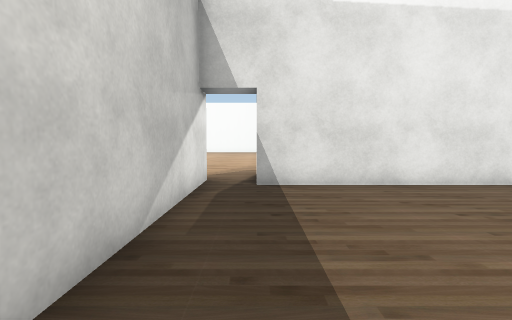
[1] (above)

18 first-person views from a walk through a 3-D level made in the Unity game engine. The camera is 1.2 m above the floor, tilts 4° down and sees 85° across. The floor is counted in squares, 1 m on a side. Each view is taken from the middle of a square. On the plan, view 1 faces up. The plan holds only what a view shows up to about 13 squares ahead; the rest is blank. The player is left out. Some surface patterns are stand-ins.

[2]
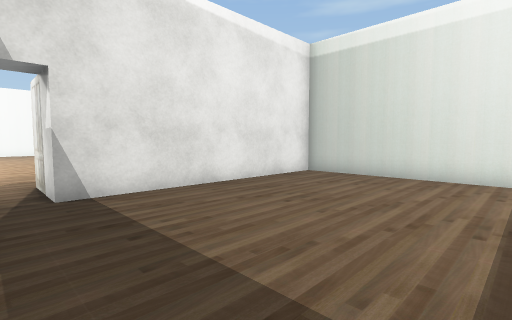

[3]
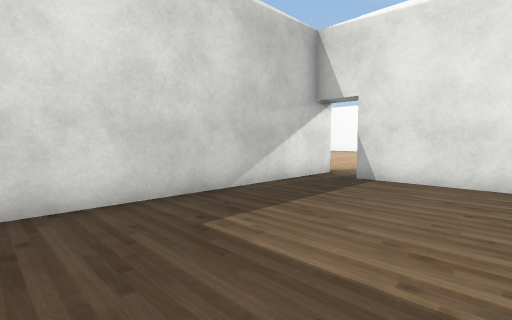

[4]
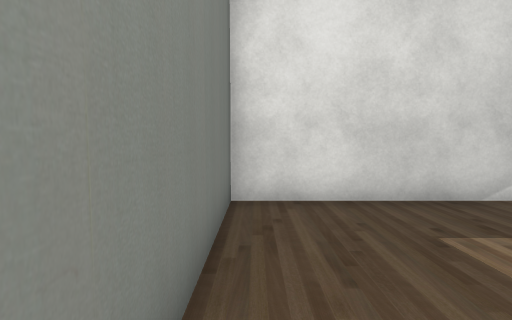

[5]
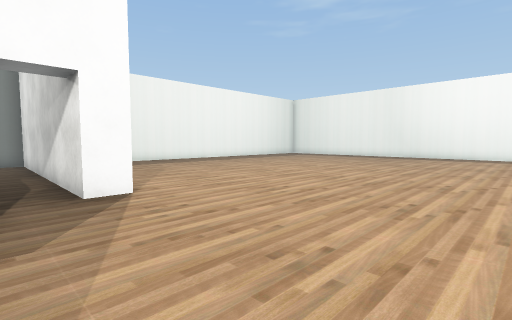

[6]
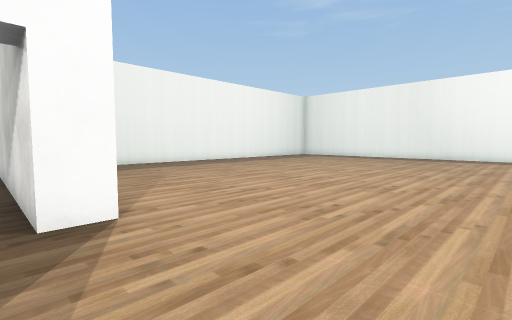

[7]
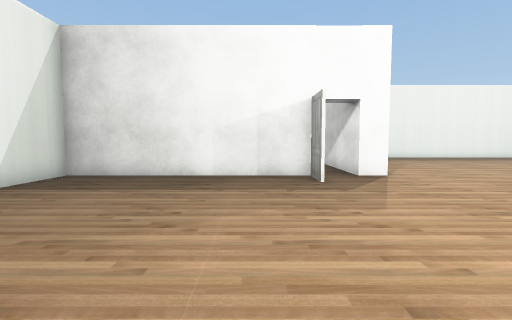

[8]
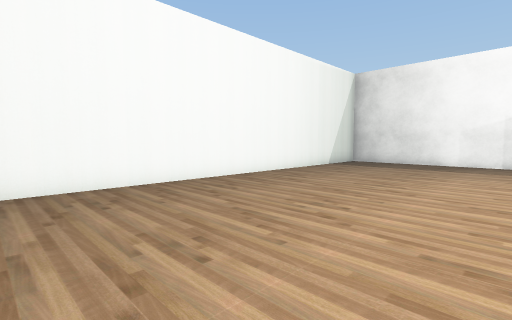

[9]
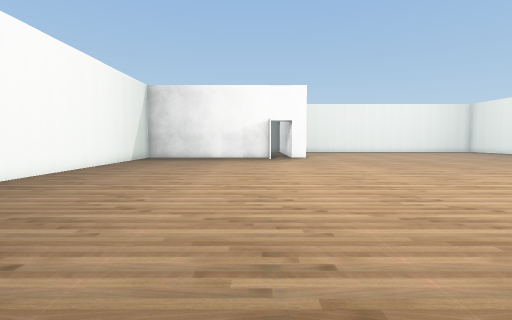

[10]
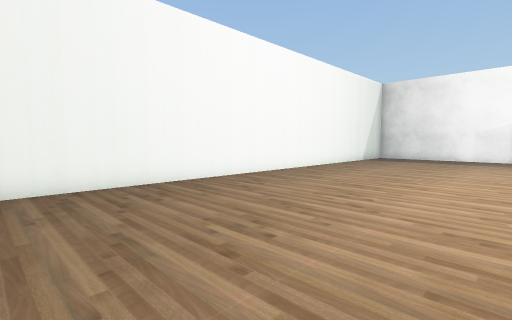

[11]
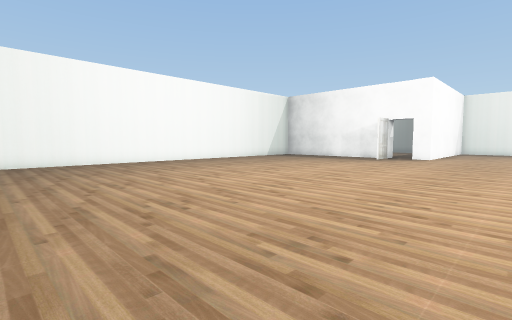

[12]
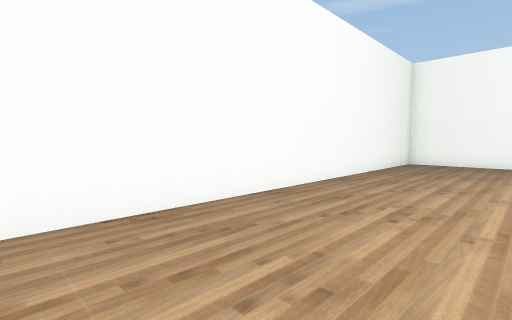

[13]
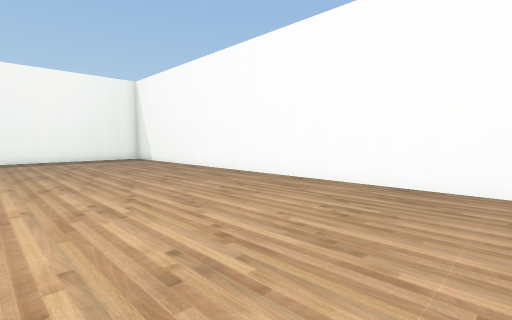

[14]
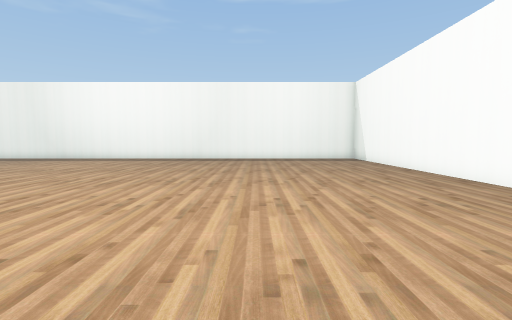

[15]
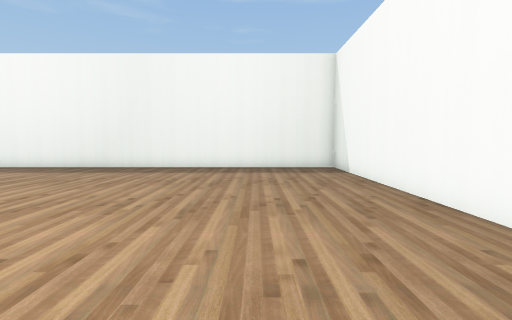

[16]
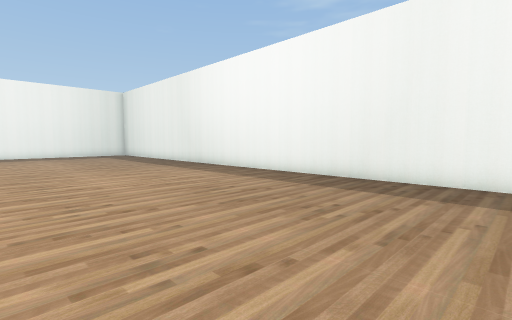

[17]
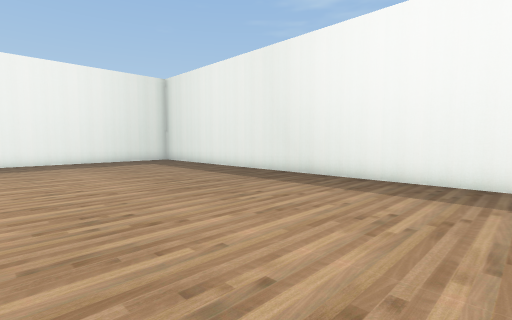

[18]
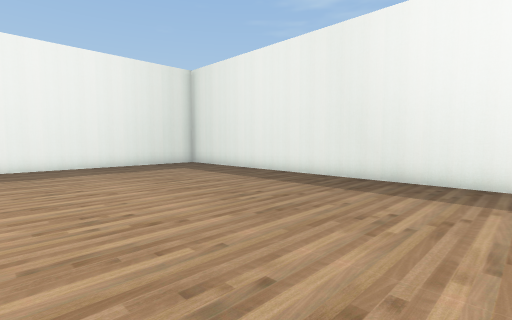

### Floor plan
Points are (right, up) in squares from view 1. A wall is a line through its corners. A room is listed if a view was taken in it or the views show most of it. See-through windows are left out.
Room 1 (views 1, 2, 3, 4)
walls: (8.5, 1.4) (8.5, 7.5) (0, 7.5) (0, 8.5); (-1.5, 8.5) (-1.5, -1.5) (3.5, -1.5)
ways out: opening at (-1, 8) to room 2
Room 2 (views 5, 6, 7, 8, 9, 10, 11, 12, 13, 14, 15, 16, 17, 18)
walls: (-2.6, 8.5) (-1.5, 8.5); (0.1, 10) (0.1, 8.5) (8.5, 8.5) (8.5, 11); (0, 8.5) (0, 10); (8.5, 13) (8.5, 27.8); (-18, -1.5) (-13.5, -1.5); (7, 28.5) (-21.5, 28.5) (-21.5, 2)
ways out: opening at (-1, 8) to room 1

Where each view was taken, in squares from view 1:
view 1: 0 up, 0 right, facing up
view 2: 1 up, 1 left, facing up-right
view 3: 1 down, 4 right, facing up-left
view 4: 1 down, 4 right, facing left
view 5: 15 up, 0 right, facing down-left
view 6: 13 up, 1 left, facing down-left
view 7: 18 up, 2 right, facing down
view 8: 24 up, 1 right, facing down-right
view 9: 28 up, 1 right, facing down
view 10: 28 up, 1 right, facing down-right
view 11: 28 up, 7 left, facing down-right
view 12: 24 up, 7 left, facing up-right
view 13: 21 up, 3 left, facing up-left
view 14: 22 up, 3 left, facing left
view 15: 25 up, 9 left, facing left
view 16: 22 up, 13 left, facing down-left
view 17: 15 up, 13 left, facing down-left
view 18: 12 up, 13 left, facing down-left
